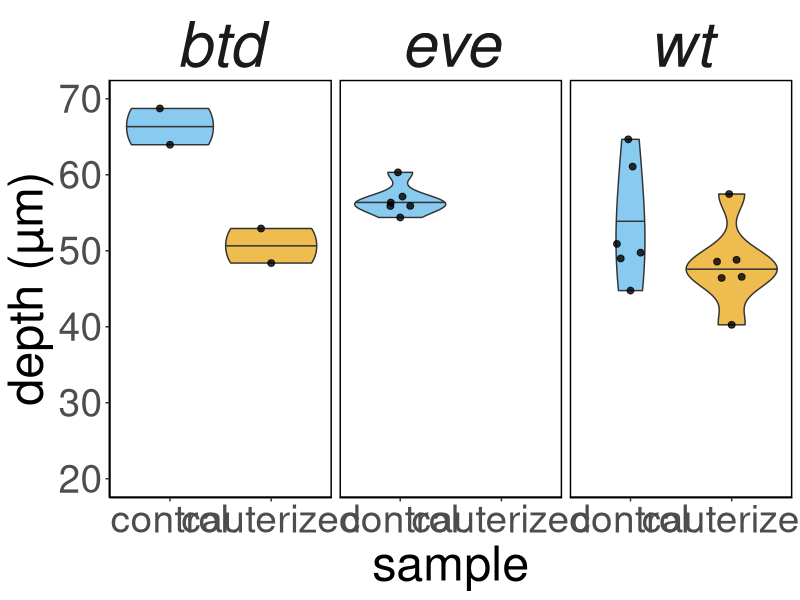
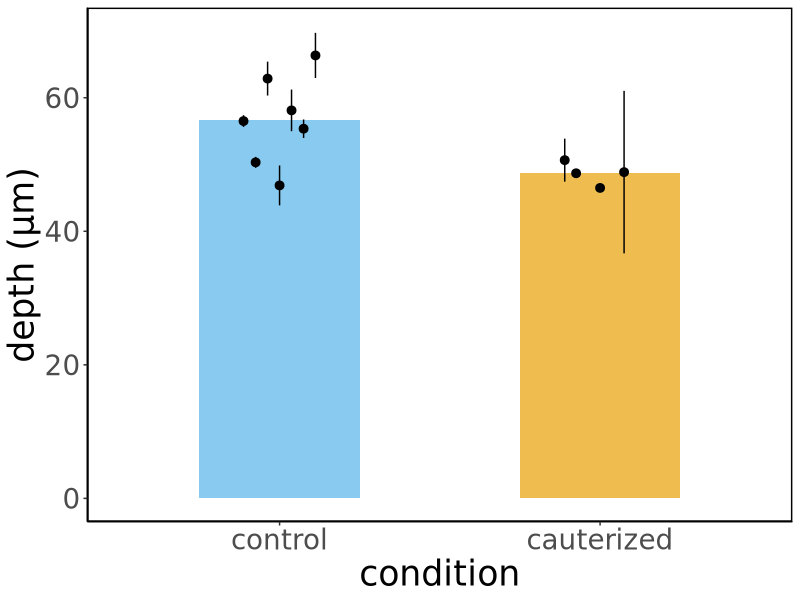
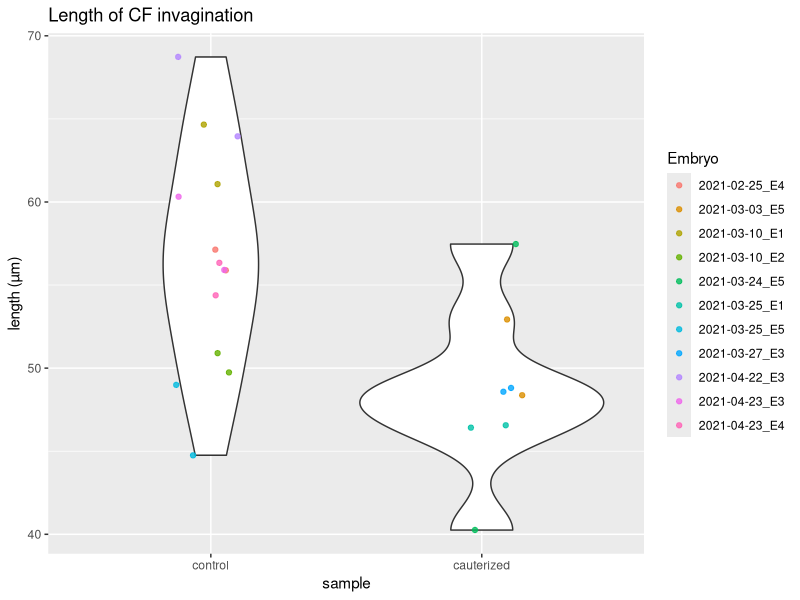
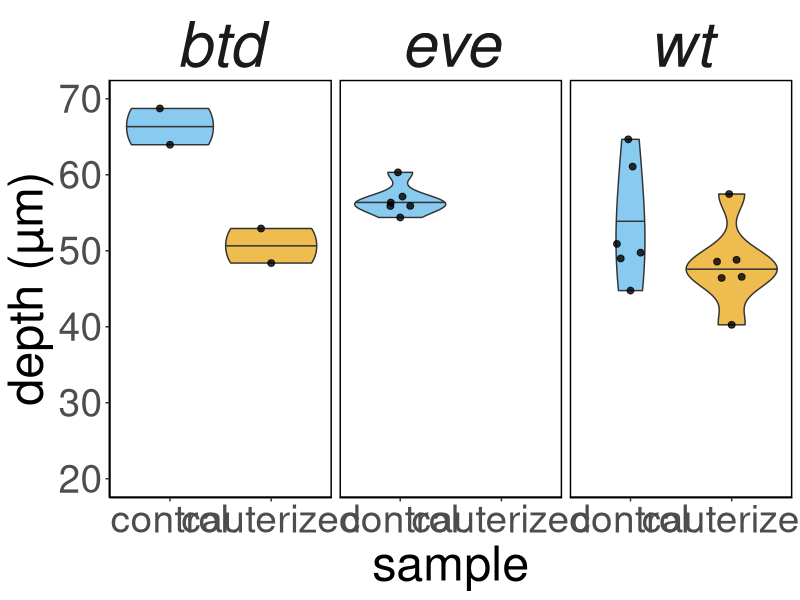
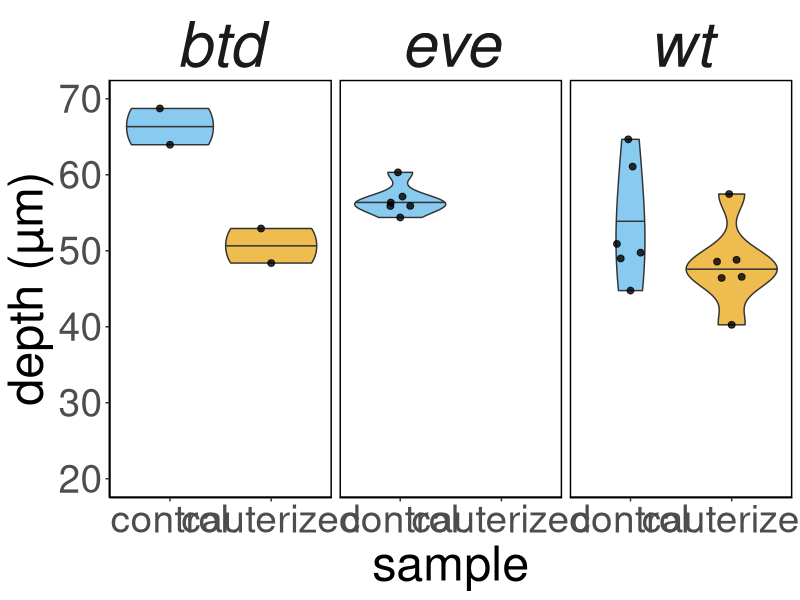
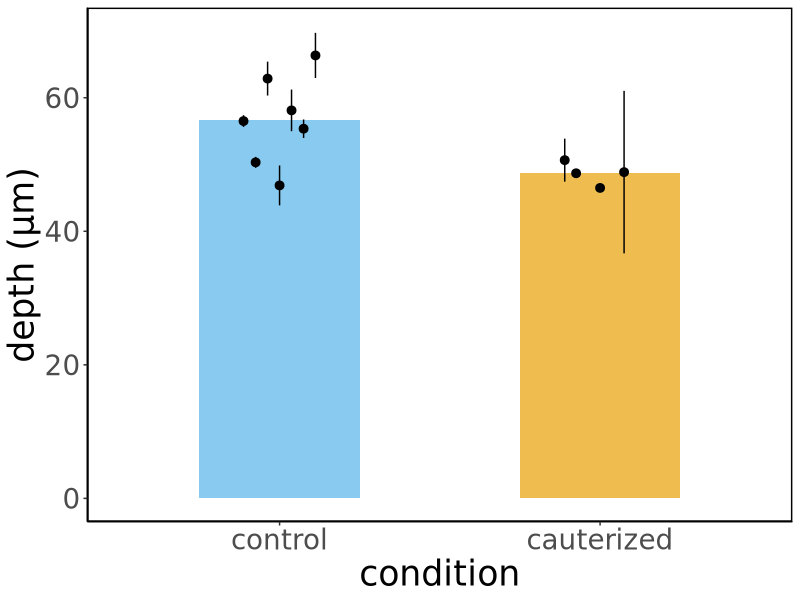
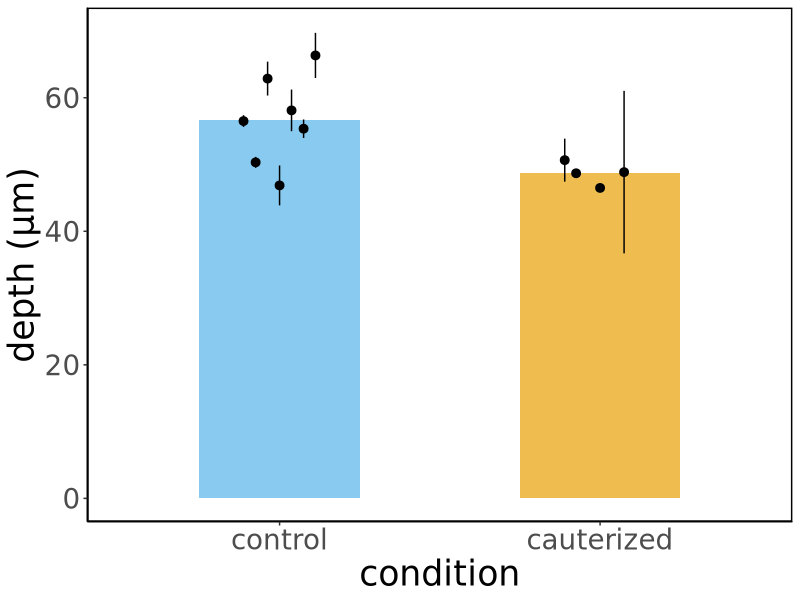
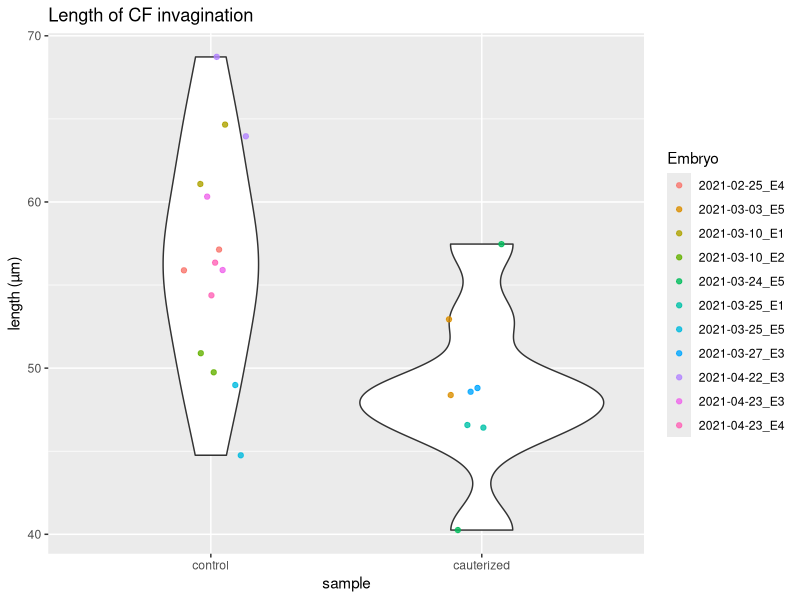

Generate these figures, in order, with R: (Note: this script raises an error after producing the figures.)
## ---- chunk 1
knitr::opts_chunk$set(echo = TRUE, tidy = TRUE, cache = FALSE)
knitr::opts_knit$set(root.dir = "~/Dropbox/Projects/Cephalic_furrow/7-Paper/1-analyses/germband-cauterizations")
setwd("~/Dropbox/Projects/Cephalic_furrow/7-Paper/1-analyses/germband-cauterizations")
library(ggplot2)
library(ggbeeswarm)
## ---- chunk 2
# Load raw ROI measurements from ImageJ
results <- read.csv("1-wt/Lengths.csv")

# Calculate summaries per sample
by(results[results$Sample == "control", c("Length")], results[results$Sample == "control",]$Stock, summary)
print("------------------------------------------------------------------------------------")
by(results[results$Sample == "cauterized", c("Length")], results[results$Sample == "cauterized",]$Stock, summary)
## ---- chunk 3
set.seed(111111)
# Plot mean length of cephalic furrow per embryo (right/left sides)
ggplot(results, aes(factor(Sample, level = c("control", "cauterized")), Length, fill = Sample)) +
  geom_violin(draw_quantiles = c("0.5"), show.legend = FALSE, trim = TRUE, alpha = 0.7, scale = "area", adjust = 2) +
  geom_quasirandom(size = 2, width = 0.2, alpha = 0.8, show.legend = FALSE) +
  #geom_jitter(alpha = 0.8, width = 0.1, size = 2, show.legend = FALSE) +
  labs(x = "sample", y = "depth (µm)") +
  facet_wrap(~Stock) +
  scale_fill_manual(values=c("#e69f03", "#56b4e9")) +
  scale_y_continuous(limits = c(20, 70)) +
  theme_classic() +
  theme(text =  element_text(size = 35),
        strip.background = element_blank(),
        strip.placement = "outside",
        strip.text.x = element_text(size = 45, face = "italic"),
        panel.background = element_rect(colour = "black", size=1))
ggsave("wt-length.png", width = 7, height = 4)
ggsave("wt-length.svg", width = 7, height = 4)
## ---- chunk 4
# Mean of CF length per embryo
embryo_cf_mean <- aggregate(results$Length, list(results$Embryo), mean)
colnames(embryo_cf_mean) <- c("Embryo", "Mean")

# Standard deviation of CF length per embryo
embryo_cf_sd <- aggregate(results$Length, list(results$Embryo), sd)
colnames(embryo_cf_sd) <- c("Embryo", "SD")

# Get sample information
samples <- unique(results[, c("Stock", "Embryo", "Sample")])

# Merge datasets
means <- merge(samples, embryo_cf_mean, by = "Embryo", all.x = TRUE)
means <- merge(means, embryo_cf_sd, by = "Embryo", all.x = TRUE)

# Summary by sample
by(means[means$Sample == "control", c("Mean", "SD")], means[means$Sample == "control",]$Stock, summary)
print("------------------------------------------------------------------------------------")
by(means[means$Sample == "cauterized", c("Mean", "SD")], means[means$Sample == "cauterized",]$Stock, summary)
## ---- chunk 5
set.seed(1234)
# Plot mean length of cephalic furrow per embryo (right/left sides)
ggplot(means, aes(factor(Sample, level = c("control", "cauterized")), Mean, fill = Sample)) +
  #geom_violin(draw_quantiles = c("0.5"), show.legend = FALSE, trim = TRUE, alpha = 0.7, scale = "area", adjust = 2) +
  geom_bar(stat = "summary", fun = "mean", alpha = 0.7, width = 0.5, show.legend = FALSE) +
  #geom_quasirandom(size = 2, width = 0.1, alpha = 0.9, show.legend = FALSE) +
  #geom_errorbar(aes(ymin=Mean-SD, ymax=Mean+SD), show.legend = FALSE)+
  #geom_jitter(alpha = 0.8, width = 0.1, size = 2, show.legend = FALSE) +
  #geom_point(alpha = 0.8, width = 0.1, size = 2, show.legend = FALSE) +
  #geom_pointrange(aes(ymin=Mean-SD, ymax=Mean+SD), position = position_jitterdodge(jitter.width = 0.3), show.legend = FALSE)+
  geom_pointrange(aes(ymin=Mean-SD, ymax=Mean+SD), position = position_quasirandom(width = 0.15, bandwidth = 0.1), show.legend = FALSE) +
  labs(x = "condition", y = "depth (µm)") +
  scale_fill_manual(values=c("#e69f03", "#56b4e9")) +
  scale_y_continuous(limits = c(0, 70)) +
  theme_classic(base_family = "DejaVu Sans") +
  theme(text = element_text(size = 25),
        panel.background = element_rect(colour = "black", size=1))
ggsave("wt-mean-length.png", width = 4, height = 4)
ggsave("wt-mean-length.svg", width = 4, height = 4)
## ---- chunk 6
# Statistical testing
diff_micron <- mean(means[means$Sample == "control",]$Mean) - mean(means[means$Sample == "cauterized",]$Mean)
diff_pct <- diff_micron / mean(means[means$Sample == "cauterized",]$Mean) * 100

# Test if distribution is normal
shapiro.test(results[results$Sample == "control",]$Length)
shapiro.test(results[results$Sample == "cauterized",]$Length)
shapiro.test(means[means$Sample == "control",]$Mean)
shapiro.test(means[means$Sample == "cauterized",]$Mean)

# Test if means are different
t.test(results[results$Sample == "control",]$Length,
       results[results$Sample == "cauterized",]$Length,
       var.equal = FALSE)
t.test(means[means$Sample == "control",]$Mean,
       means[means$Sample == "cauterized",]$Mean,
       var.equal = FALSE)

# Test if means are different only in wt
t.test(results[(results$Sample == "control" & results$Stock == "wt"),]$Length,
       results[(results$Sample == "cauterized" & results$Stock == "wt"),]$Length,
       var.equal = FALSE)
t.test(means[(means$Sample == "control" & means$Stock == "wt"),]$Mean,
       means[(means$Sample == "cauterized" & means$Stock == "wt"),]$Mean,
       var.equal = FALSE)

# Test if control is greater than cauterized
wilcox.test(results[results$Sample == "control",]$Length,
            results[results$Sample == "cauterized",]$Length,
            alternative = "g")
wilcox.test(means[means$Sample == "control",]$Mean,
            means[means$Sample == "cauterized",]$Mean,
            alternative = "g")

# Test if control and cauterized have the same variance
var.test(results[results$Sample == "control",]$Length,
         results[results$Sample == "cauterized",]$Length)
var.test(means[means$Sample == "control",]$Mean,
         means[means$Sample == "cauterized",]$Mean)

## ---- chunk 7
# Plot length of cephalic furrow invaginations
ggplot(results, aes(factor(Sample, level = c("control", "cauterized")), Length)) + geom_violin() + geom_jitter(alpha = 0.8, width = 0.15, aes(colour = Embryo)) +
  labs(title = "Length of CF invagination", x = "sample", y = "length (µm)")
ggsave("wt-cf-length.png")

# Plot total length of cephalic furrow invagination per embryo
ggplot(summary_embryos, aes(factor(Sample, level = c("control", "cauterized")), Total, colour = Sample)) +
  geom_violin() + geom_jitter(alpha = 0.8, width = 0.15) +
  labs(title = "Total length of CF invaginations per embryo", x = "sample", y = "length (µm)")
ggsave("wt-total-length.png")

# Plot distance of cephalic furrow invaginations to germ band
ggplot(results, aes(factor(Sample, level = c("control", "cauterized")), Distance)) + geom_violin() + geom_jitter(alpha = 0.8, width = 0.15, aes(colour = Embryo)) +
  labs(title = "Distance of CF invagination to germ band", x = "sample", y = "distance (µm)")
ggsave("wt-gb-distance.png")

# Plot total distance of cephalic furrow invagination per embryo
ggplot(summary_embryos, aes(factor(Sample, level = c("control", "cauterized")), Distance, colour = Sample)) +
  geom_violin() + geom_jitter(alpha = 0.8, width = 0.15) +
  labs(title = "Total distance of CF invaginations to germ band per embryo", x = "sample", y = "distance (µm)")
ggsave("wt-total-distance.png")

# Correlation between CF length and GB distance
ggplot(results, aes(Distance, Length)) + geom_point(alpha = 0.8, aes(colour = Sample)) +
  labs(title = "CF length by GB distance", x = "Distance to GB", y = "Length of CF")
with(results, cor(Length, Distance))
ggsave("wt-cfgb-correlation.png")
ggplot(summary_embryos, aes(Distance, Total)) + geom_point(alpha = 0.8, aes(colour = Sample)) +
  labs(title = "Total CF length by total GB distance per embryo", x = "Distance to GB", y = "Length of CF")
with(summary_embryos, cor(Total, Distance))
ggsave("wt-total-correlation.png")

# Plot CF to GB index
ggplot(results, aes(factor(Sample, level = c("control", "cauterized")), CFbyGB)) + geom_violin() + geom_jitter(alpha = 0.8, width = 0.15, aes(colour = Embryo)) +
  labs(title = "Distance of CF invagination to germ band", x = "sample", y = "CF by GB index")
#ggsave("wt-cfgb-index.png")

# Plot total distance of cephalic furrow invagination per embryo
ggplot(summary_embryos, aes(factor(Sample, level = c("control", "cauterized")), CFbyGB, colour = Sample)) +
  geom_violin() + geom_jitter(alpha = 0.8, width = 0.15) +
  labs(title = "Total distance of CF invaginations to germ band per embryo", x = "sample", y = "CF by GB index")
#ggsave("wt-total-distance.png")
## ---- chunk 8
